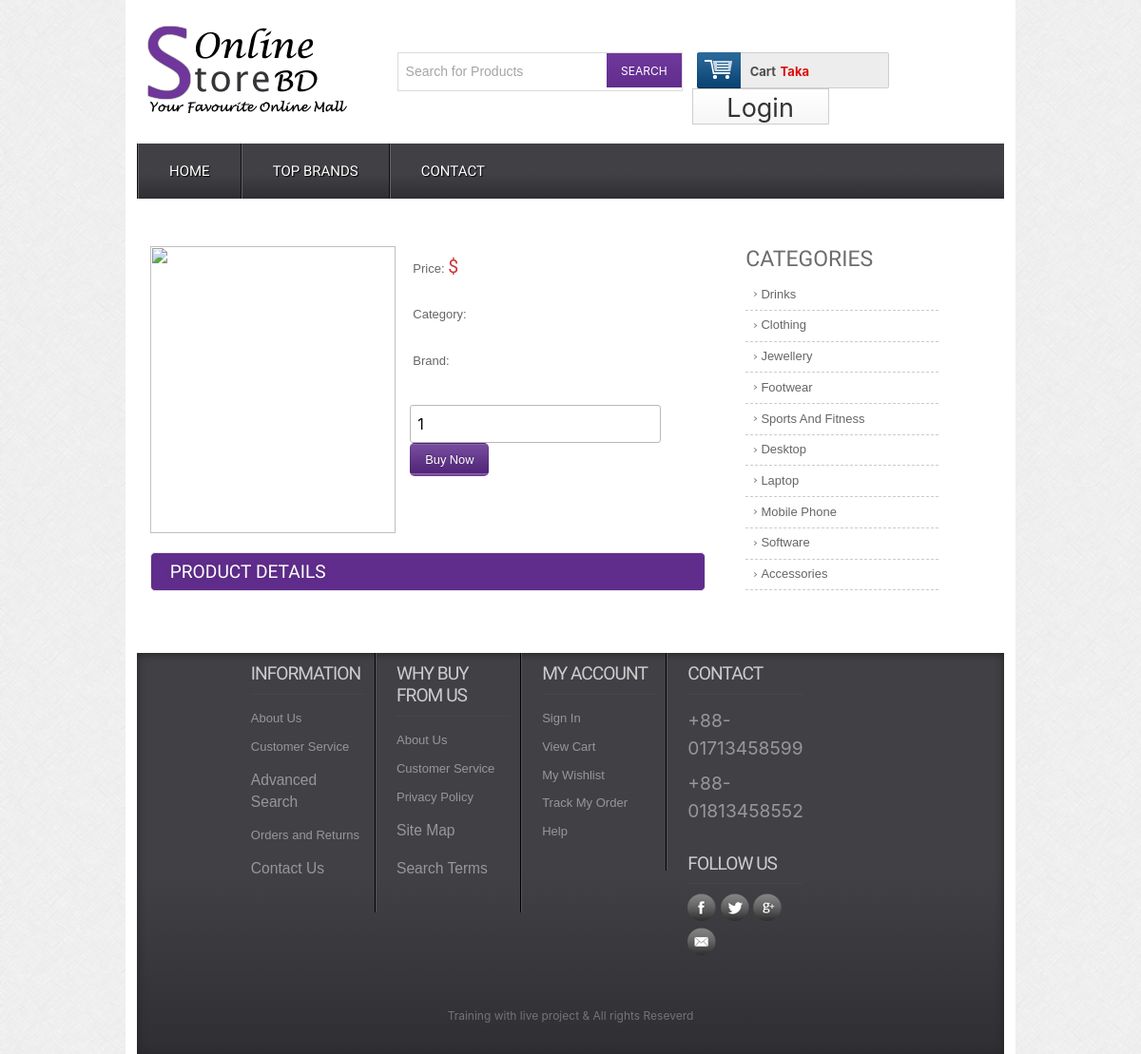
/details.php, run on the app's committed database.
### tables this page shows
CREATE TABLE `category` (
  `categoryId` int(11) NOT NULL,
  `categoryName` varchar(255) NOT NULL
);

### classes/Category.php (called while the page is built, shortened)
<?php
$filepath = realpath(dirname(__FILE__));
include_once ($filepath . '/../lib/Database.php');
class Category {
	private $db;
	public function __construct() {
		$this->db = new Database();
	}
	public function showCategory() {
		$query = "SELECT * FROM `category` ORDER BY `categoryId` DESC";
		$result = $this->db->select($query);
		return $result;
	}
}
?>

### lib/Database.php (called while the page is built, shortened)
<?php
class Database {
	public $host = DB_HOST;
	public $user = DB_USER;
	public $pass = DB_PASS;
	public $dbname = DB_NAME;
	public $link;
	public $error;
	public function connectDB() {
		$this->link = new mysqli($this->host, $this->user, $this->pass, $this->dbname);
	}
	public function select($query) {
		$result = $this->link->query($query) or die($this->error . __LINE__);
		if ($result->num_rows > 0) {
			return $result;
		} else {
			return false;
		}
	}
}
?>

### details.php (the view, shortened to what this page needs)
<?php include "inc/header.php"; ?>
 <div class="main">
    <div class="content">
    	<div class="section group">
				<div class="cont-desc span_1_of_2">
					<div class="grid images_3_of_2">
						<img src="admin/upload/<?= $row['image']; ?>" alt="" />
					</div>
				<div class="desc span_3_of_2">
					<div class="price">
						<p>Price: <span>$<?= $row['price']; ?></span></p>
						<p>Category: <span><?= $row['categoryName']; ?></span></p>
						<p>Brand:<span><?= $row['brandName']; ?></span></p>
					</div>
				<div class="add-cart">
					<form action="" method="post">
						<input type="number" class="buyfield" name="quantity" value="1"/>
						<input type="submit" class="buysubmit" name="add_cart" value="Buy Now"/>
					</form>
				</div>
				<div class="add-cart">
				</div>
			</div>
			<div class="product-desc">
			<h2>Product Details</h2>
			<p><?= $row['description']; ?></p>
	    </div>
	</div>
				<div class="rightsidebar span_3_of_1">
					<h2>CATEGORIES</h2>
					<ul>
						<?php
						$showCategory = $category->showCategory();
						if ($showCategory !== NULL) {
						while ($allCategory = $showCategory->fetch_assoc()) {
						?>
						<li><a href="productbycat.php?categoryId=<?= $allCategory['categoryId']; ?>&categoryName=<?= $allCategory['categoryName']; ?>"><?= $allCategory['categoryName']; ?></a></li>
						<?php
						}
						}
						?>
    				</ul>
 				</div>
 		</div>
 	</div>
<?php include "inc/footer.php"; ?>

### css/style.css (style rules this page uses)
html,body,div,span,applet,object,iframe,h1,h2,h3,h4,h5,h6,p,blockquote,pre,a,abbr,acronym,address,big,cite,code,del,dfn,em,img,ins,kbd,q,s,samp,small,strike,strong,sub,sup,tt,var,b,u,i,dl,dt,dd,ol,nav ul,nav li,fieldset,form,label,legend,table,caption,tbody,tfoot,thead,tr,th,td,article,aside,canvas,details,embed,figure,figcaption,footer,header,hgroup,menu,nav,output,ruby,section,summary,time,mark,audio,video { margin:0;padding:0;border:0;font-size:100%;font:inherit;vertical-align:baseline; }
ol,ul { list-style:none;margin:0;padding:0; }
a { text-decoration:none; }
img { max-width:100%; }
body { font-family:Arial, Helvetica, sans-serif; background:url(../images/body_bg3.jpg); }
input[type="number"] { border: 1px solid #b8b8b8; border-radius: 3px; padding: 7px; }
.buysubmit { background: #602d8d url("../images/large-button-overlay.png") repeat scroll 0 0; border: 1px solid rgba(0, 0, 0, 0.1); border-radius: 5px; color: #fff; font-family: Arial,"Helvetica Neue","Helvetica",Tahoma,Verdana,sans-serif; font-size: 0.8em; padding: 7px 15px; text-shadow: 0 -1px 1px rgba(0, 0, 0, 0.25); cursor:pointer; outline:none; }
.section { clear: both; padding: 0px; margin: 0px; }
.group:before, .group:after { content:""; display:table; }
.group:after { clear:both; }
.group { zoom:1; }
.content { padding:20px 0; background:#FFF; }
.content h2 { font-size:23px; color:#6C6C6C; font-family: 'Monda', sans-serif; }
.cont-desc { display: block; float:left; clear:both; }
.rightsidebar { display: block; float:left; margin: 0% 0 0% 1.6%; }
.cont-desc:first-child { margin-left: 0; }
.desc { display: block; float:left; margin: 0% 0 0% 2.6%; }
.span_1_of_2 { width: 67.1%; padding:1.5%; }
.images_3_of_2 { width: 44.2%; float:left; text-align:center; }
.span_3_of_2 { width: 53.2%; }
.span_3_of_1 { width: 25.2%; padding:1.5%; }
.images_3_of_2 img { height: 302px; max-width: 100%; width: 100%; }
.span_3_of_2 p { font-size:0.8125em; padding:0.3em 0; color:#969696; line-height: 1.6em; font-family : verdana, arial, helvetica, helve, sans-serif; }
.price p { font-size:0.8125em; padding:1.5% 1%; color: #666; vertical-align:top; }
.price p span { font-size:1.5em; font-family: 'Monda', sans-serif; color: #CC3636; }
.add-cart { padding-top:15px; }
.product-desc,.product-tags { clear:both; padding-top:20px; }
.product-desc h2,.product-tags h2 { padding:8px 20px; background:#602D8D; border: 1px solid #EBE8E8; border-radius: 5px; -webkit-border-radius: 5px; -moz-border-radius: 5px; -o-border-radius: 5px; font-family: 'Monda', sans-serif; font-size:1.2em; color:#FFF; text-transform: uppercase; text-shadow:0 1px 5px rgba(34, 34, 34, 0.17); }
.product-desc p { font-size: 0.8em; padding: 0.3em 0; color: #969696; line-height: 1.6em; font-family: verdana, arial, helvetica, helve, sans-serif; }
.span_3_of_1 li a { font-size:0.8125em; padding:0.42em 8%; color: #666; display: block; line-height: 1.6em; font-family : Arial, Helvetica, sans-serif; border-bottom:1px dashed #CCC; background: url(../images/drop_arrow.png) no-repeat 5px 11px; }

### data on the page
category: categoryName "Drinks"
category: categoryName "Clothing"
category: categoryName "Jewellery"
category: categoryName "Footwear"
category: categoryName "Sports And Fitness"
category: categoryName "Desktop"
category: categoryName "Laptop"
category: categoryName "Mobile Phone"
category: categoryName "Software"
category: categoryName "Accessories"
